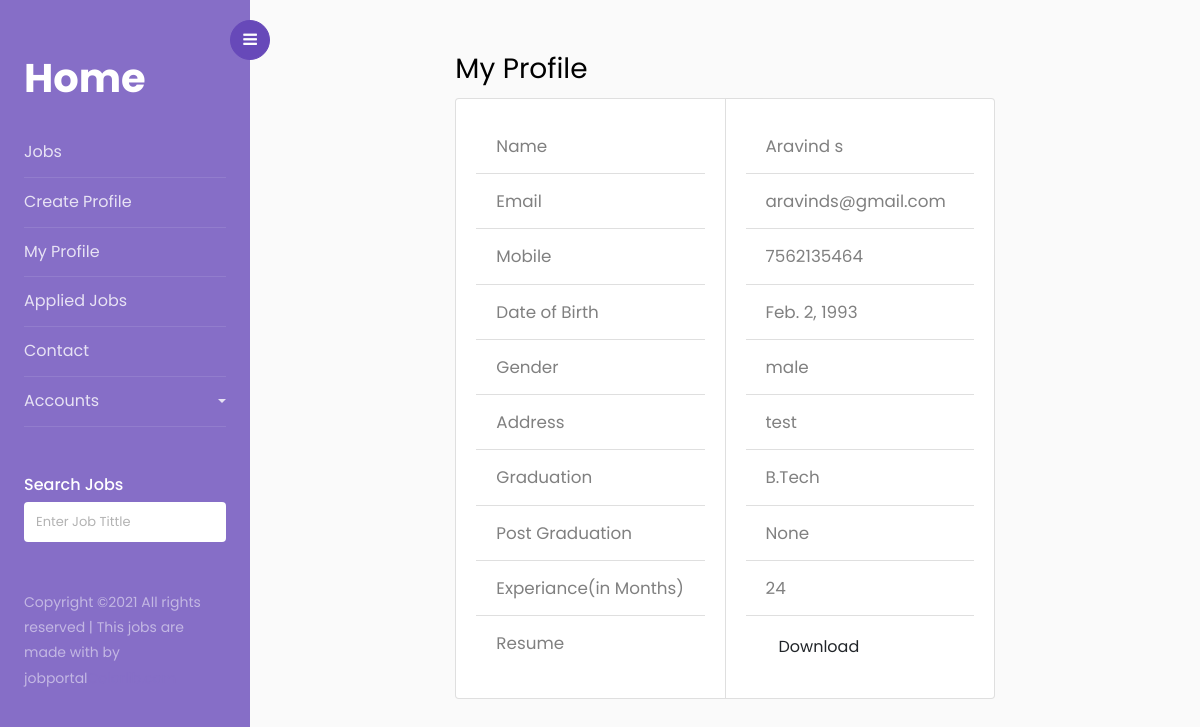
Before: /jobseeker/profile/viewprofile/details/1 with the older database file.
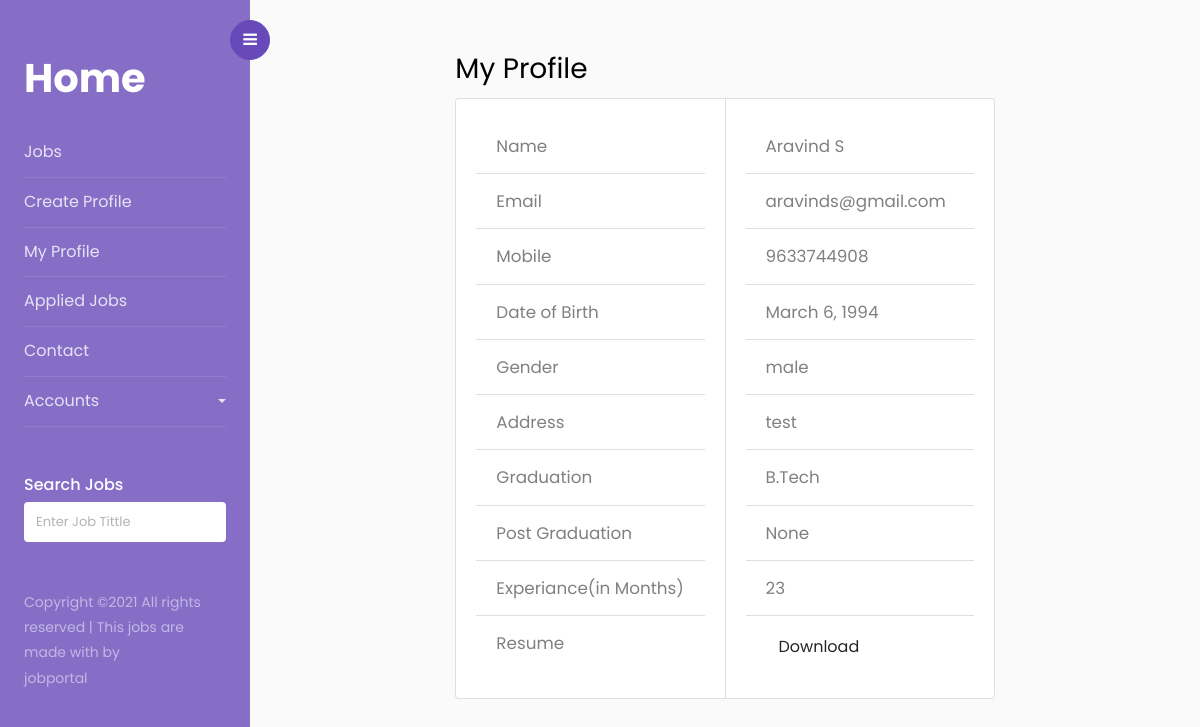
After: the same page with the newer database file.
### jobseeker/models.py (models this page shows)
class Profile(models.Model):
    job=models.ForeignKey(Job,on_delete=models.CASCADE,null=True)
    user = models.CharField(max_length=120)
    name=models.CharField(max_length=40)
    email=models.EmailField(max_length=40)
    mobile=models.IntegerField(max_length=12)
    dob=models.DateField("mm/dd/yy",auto_now_add=False,auto_now=False,blank=True,null=True)
    options=(("male","male"),("female","female"))
    gender=models.CharField(max_length=80,choices=options,default="male")
    address=models.CharField(max_length=200,null=True)
    graduation=models.CharField(max_length=100,null=True,blank=True)
    post_graduation=models.CharField(max_length=100,null=True,blank=True)
    experiance=models.IntegerField("months")
    resume=models.FileField(upload_to="resume",null=True)

### jobseeker/views.py (the view)
# urls.py: path("profile/viewprofile/details/<int:pk>",views.ProfileDetailView.as_view(),name="profiledetails"),
class ProfileDetailView(DetailView):
    model = Profile
    template_name = "detailprofile.html"
    context_object_name = "profile"

### jobseeker/templates/detailprofile.html
<!DOCTYPE html>
{%extends 'base.html'%}
{%block body_block%}
<div class="row">
    <div class="col-2"></div>
    <div class="col-8" style="font-size:1.05rem">
        <h3>My Profile</h3>
        <div class="card-group">
            <div class="card">
                <div class="card-body">
                    <ul class="list-group list-group-flush">
                        <li class="list-group-item">Name</li>
                        <li class="list-group-item">Email</li>
                        <li class="list-group-item">Mobile</li>
                        <li class="list-group-item">Date of Birth</li>
                        <li class="list-group-item">Gender</li>
                        <li class="list-group-item">Address</li>
                        <li class="list-group-item">Graduation</li>
                        <li class="list-group-item">Post Graduation</li>
                        <li class="list-group-item">Experiance(in Months)</li>
                        <li class="list-group-item">Resume</li>
                    </ul>
                </div>
            </div>
            <div class="card">
                <div class="card-body">
                    <ul class="list-group list-group-flush">
                        <li class="list-group-item">{{profile.name}}</li>
                        <li class="list-group-item">{{profile.email}}</li>
                        <li class="list-group-item">{{profile.mobile}}</li>
                        <li class="list-group-item">{{profile.dob}}</li>
                        <li class="list-group-item">{{profile.gender}}</li>
                        <li class="list-group-item">{{profile.address}}</li>
                        <li class="list-group-item">{{profile.graduation}}</li>
                        <li class="list-group-item">{{profile.post_graduation}}</li>
                        <li class="list-group-item">{{profile.experiance}}</li>
                        <li class="list-group-item"><a href="{{profile.resume.url}}"
                                                       download="{{profile.resume.url}}"
                                                       class="btn btn-fill wow fadeInUp">Download</a></li>
                    </ul>
                </div>
            </div>
        </div>
    </div>
    <div class="col-2"></div>
</div>
{%endblock%}

Changed rows visible on the page:
changed Profile "aravinds@gmail.com": name "Aravind s" → "Aravind S"; mobile "7562135464" → "9633744908"; dob "Feb. 2, 1993" → "March 6, 1994"; experiance "24" → "23"
